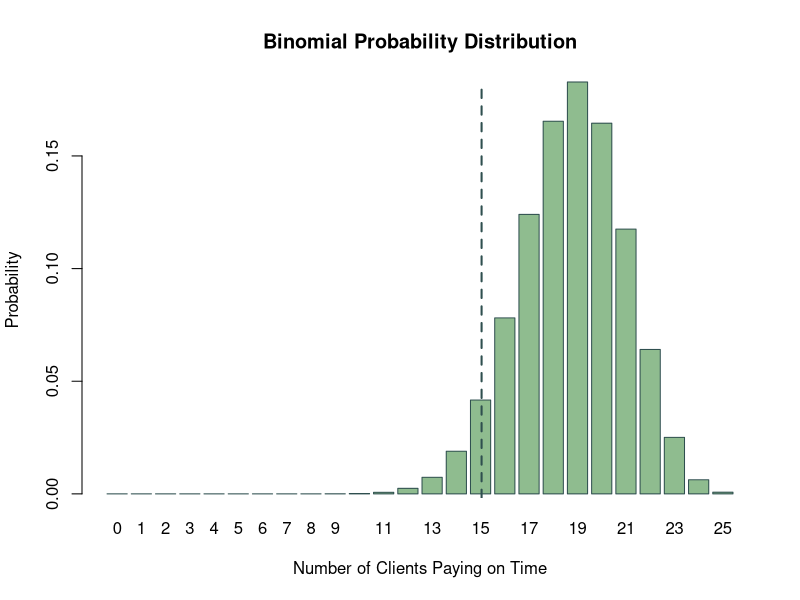
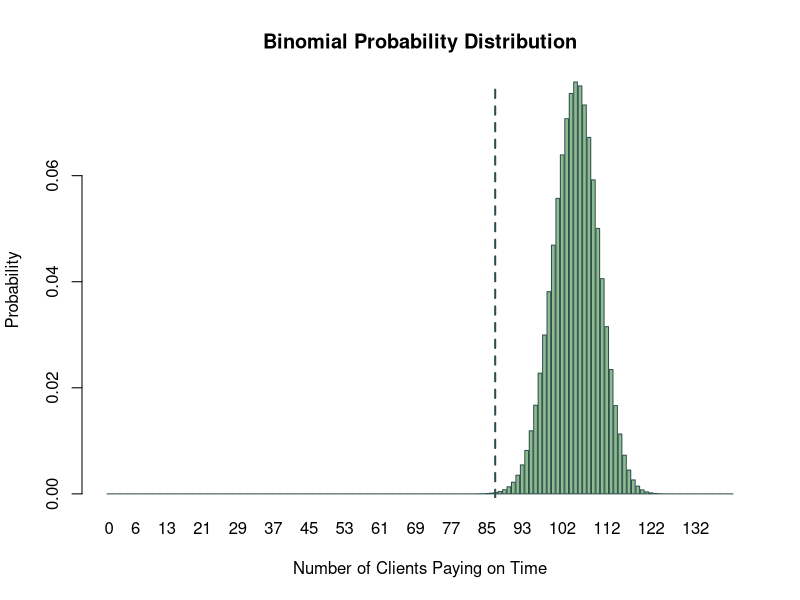
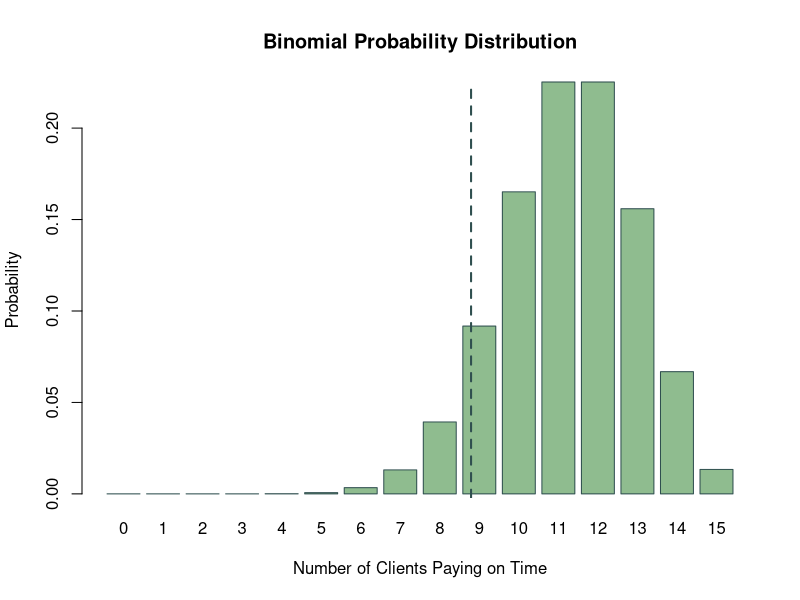

R code for these plots, in order:
# -----Simulation and Probability Distributions in R-----


p = 0.75                # Probability of paying on time
sample = 25             # Number of individuals in the sample

x = 0:sample            # Generate the x values (0 to sample)

# Calculate the probabilities using the Binomial distribution
probabilities = dbinom(x, size = sample, prob = p)

barplot(probabilities, names.arg = x, xlab = "Number of Clients Paying on Time",
        ylab = "Probability", main = "Binomial Probability Distribution",
        col = "dark sea green", border = "dark slate grey")

# Mean:
abline(v = sample * p, col = "dark slate grey", lty = 2, lwd = 2)


# INCREASE IN SAMPLE SIZE


p = 0.75                # Probability of paying on time
sample = 140             # increase in sample size

x = 0:sample            # Generate the x values (0 to sample)

# Calculate the probabilities using the Binomial distribution
probabilities = dbinom(x, size = sample, prob = p)

barplot(probabilities, names.arg = x, xlab = "Number of Clients Paying on Time",
        ylab = "Probability", main = "Binomial Probability Distribution",
        col = "dark sea green", border = "dark slate grey")

# Mean:
abline(v = sample * p, col = "dark slate grey", lty = 2, lwd = 2)

# DECREASE IN SAMPLE SIZE

p = 0.75                # Probability of paying on time
sample = 15             # decrease in sample size

x = 0:sample            # Generate the x values (0 to sample)

# Calculate the probabilities using the Binomial distribution
probabilities = dbinom(x, size = sample, prob = p)

barplot(probabilities, names.arg = x, xlab = "Number of Clients Paying on Time",
        ylab = "Probability", main = "Binomial Probability Distribution",
        col = "dark sea green", border = "dark slate grey")

# Mean:
abline(v = sample * p, col = "dark slate grey", lty = 2, lwd = 2)
